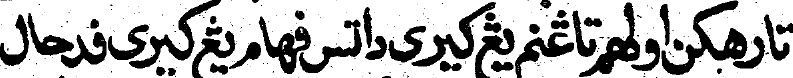
#> input picture test/01eMwHuH.png, 793 x 78 px; its folder holds only this picture in this run
$ python montage.py
#> lines starting #> are read from the running program, lines starting #| are printed output that depends on the picture
import glob, os, sys, json
from PIL import Image, ImageDraw, ImageFont

FONT = ImageFont.truetype("/usr/share/fonts/truetype/dejavu/DejaVuSans-Bold.ttf", 26)
H = 64          # target line height
MAXW = 1500     # max width per line
GUT = 90        # left gutter for index
PER = 16        # lines per sheet

files = sorted(glob.glob('data/test/*.png'))
os.makedirs('sheets', exist_ok=True)
index = {}

for s in range(0, len(files), PER):
    chunk = files[s:s+PER]
    rows = []
    for f in chunk:
        im = Image.open(f).convert('RGB')
#> im is the input picture: PIL image 793x78 RGB; min 0, max 255, mean 184.1
        w, h = im.size
#> w = 793; h = 78
        nw = max(1, int(w * H / h))
#> nw = 650
        im = im.resize((min(nw, MAXW), H), Image.LANCZOS)
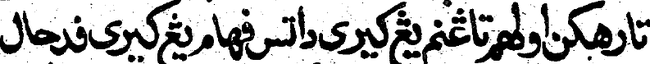
#> im: PIL image 650x64 RGB; min 0, max 255, mean 183.9
        rows.append(im)
    W = GUT + max(r.width for r in rows) + 10
#> W = 750
    Ht = sum(r.height + 14 for r in rows) + 14
#> Ht = 92
    sheet = Image.new('RGB', (W, Ht), (255, 255, 255))
#> sheet: PIL image 750x92 RGB; every value is 255
    d = ImageDraw.Draw(sheet)
    y = 10
    sid = s // PER
    names = []
    for i, (r, f) in enumerate(zip(rows, chunk)):
        d.rectangle([0, y - 4, W, y + H + 4], outline=(200, 200, 200))
        d.text((8, y + 16), f"{i+1:02d}", fill=(200, 0, 0), font=FONT)
        sheet.paste(r, (GUT, y))
        names.append(os.path.basename(f))
        y += H + 14
#> this loop made 1 pass
#> y on pass 1: 88
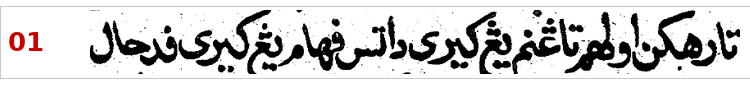
#> sheet: PIL image 750x92 RGB; mean R, G, B 210.7, 209.8, 209.8
#> after the loop, names = ['01eMwHuH.png']; y = 88
    sheet.save(f'sheets/s{sid:03d}.png')
    index[f's{sid:03d}'] = names

json.dump(index, open('sheet_index.json', 'w'), indent=0)
print("sheets:", len(index), "images:", len(files))
#| sheets: 1 images: 1

$ run again, on test/1bbYyX22.png
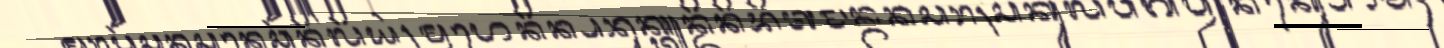
#> input picture test/1bbYyX22.png, 1444 x 48 px
#> im is the input picture: PIL image 1444x48 RGB; mean R, G, B 193, 184.7, 165.3
#> `im = im.resize((min(nw, MAXW), H), Image.LANCZOS)`:
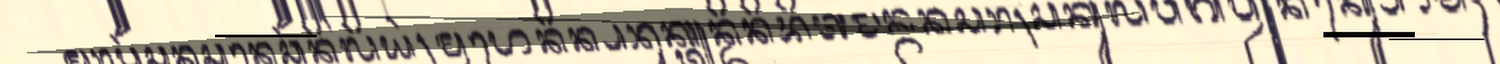
#> im: PIL image 1500x64 RGB; mean R, G, B 192.8, 184.6, 165.4
#> W = 1600
#> Ht = 92
#> the loop `for i, (r, f) in enumerate(zip(rows, chunk)):` made 1 pass
#> y on pass 1: 88
#> after the loop `for i, (r, f) in enumerate(zip(rows, chunk)):`:
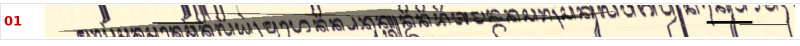
#> sheet: PIL image 1600x92 RGB (shown at 1/2 size); mean R, G, B 213.1, 207.4, 194.8
#> after the loop `for i, (r, f) in enumerate(zip(rows, chunk)):`: names = ['1bbYyX22.png']; y = 88
#| sheets: 1 images: 1
